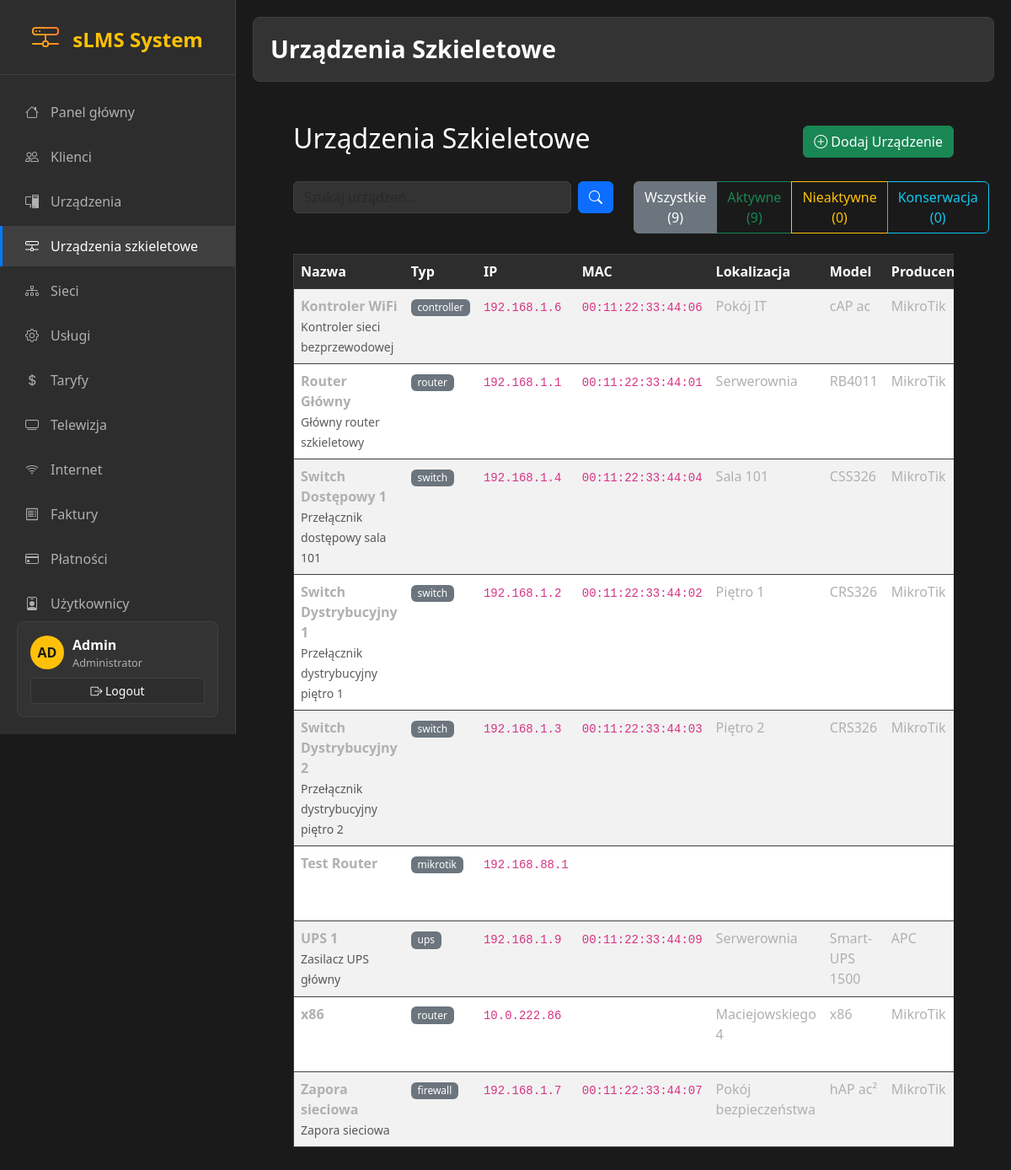
/modules/skeleton_devices.php, run on the app's committed database.
### tables this page shows
CREATE TABLE `menu_items` (
  `id` int(11) NOT NULL AUTO_INCREMENT,
  `label` varchar(100) NOT NULL,
  `url` varchar(255) DEFAULT NULL,
  `icon` varchar(50) DEFAULT 'bi-circle',
  `type` enum('link','script') DEFAULT 'link',
  `script` text DEFAULT NULL,
  `parent_id` int(11) DEFAULT NULL,
  `position` int(11) DEFAULT 0,
  `enabled` tinyint(1) DEFAULT 1,
  `options` text DEFAULT NULL,
  PRIMARY KEY (`id`),
  KEY `idx_menu_position` (`position`),
  KEY `idx_menu_enabled` (`enabled`),
  KEY `idx_menu_parent` (`parent_id`),
  CONSTRAINT `menu_items_ibfk_1` FOREIGN KEY (`parent_id`) REFERENCES `menu_items` (`id`) ON DELETE CASCADE
);

CREATE TABLE `skeleton_devices` (
  `id` int(11) NOT NULL AUTO_INCREMENT,
  `name` varchar(255) NOT NULL,
  `type` varchar(100) NOT NULL,
  `ip_address` varchar(45) DEFAULT NULL,
  `mac_address` varchar(17) DEFAULT NULL,
  `location` varchar(255) DEFAULT NULL,
  `model` varchar(255) DEFAULT NULL,
  `manufacturer` varchar(255) DEFAULT NULL,
  `status` enum('active','inactive','maintenance') DEFAULT 'active',
  `description` text DEFAULT NULL,
  `created_at` timestamp NULL DEFAULT current_timestamp(),
  `updated_at` timestamp NULL DEFAULT current_timestamp() ON UPDATE current_timestamp(),
  `api_username` varchar(100) DEFAULT NULL,
  `api_password` varchar(255) DEFAULT NULL,
  `api_port` int(11) DEFAULT 8728,
  `api_ssl` tinyint(1) DEFAULT 0,
  PRIMARY KEY (`id`),
  UNIQUE KEY `ip_address` (`ip_address`),
  UNIQUE KEY `mac_address` (`mac_address`)
);

### config.php (called while the page is built, shortened)
<?php
function base_url($path = '') {
    if (isset($_SERVER['SCRIPT_NAME']) && $_SERVER['SCRIPT_NAME'] !== 'Standard input code') {
        $script_path = $_SERVER['SCRIPT_NAME'];
        $root_dir = '';
        if (strpos($script_path, '/modules/') !== false || strpos($script_path, 'modules/') !== false) {
            $root_dir = dirname(dirname($script_path));
        } else {
            $root_dir = dirname($script_path);
        }
        $root_dir = rtrim($root_dir, '/');
        return $root_dir . '/' . ltrim($path, '/');
    } else {
        return '/' . ltrim($path, '/');
    }
}
?>

### modules/helpers/database_helper.php (called while the page is built, shortened)
<?php
require_once __DIR__ . '/../../config.php';
function get_menu_items_from_database() {
    try {
        $pdo = get_pdo();
        $stmt = $pdo->prepare("
            SELECT id, label, url, icon, type, parent_id, position, enabled, options
            FROM menu_items
            WHERE enabled = 1
            ORDER BY position ASC, id ASC
        ");
        $stmt->execute();
        $all_items = $stmt->fetchAll(PDO::FETCH_ASSOC);
        $menu_tree = [];
        $children = [];
        foreach ($all_items as $item) {
            if ($item['parent_id'] === null || $item['parent_id'] == 0) {
                $menu_tree[] = $item;
            } else {
                $children[$item['parent_id']][] = $item;
            }
        }
        return $menu_tree;
    } catch (PDOException $e) {
        error_log("Error fetching menu items: " . $e->getMessage());
        return [];
    }
}
?>

### modules/helpers/auth_helper.php (called while the page is built, shortened)
<?php
function is_logged_in() {
    return isset($_SESSION['user_id']) && !empty($_SESSION['user_id']);
}
function get_current_user_info() {
    if (!is_logged_in()) {
        return null;
    }
}
?>

### modules/skeleton_devices.php (the view, shortened to what this page needs)
<?php
require_once __DIR__ . '/../config.php';
$pageTitle = 'Urządzenia Szkieletowe';
$pdo = get_pdo();
$search = $_GET['search'] ?? '';
$status_filter = $_GET['status'] ?? '';
$where_conditions = [];
$params = [];
$where_clause = $where_conditions ? 'WHERE ' . implode(' AND ', $where_conditions) : '';
$stmt = $pdo->prepare("
    SELECT * FROM skeleton_devices
    $where_clause
    ORDER BY name ASC
");
$stmt->execute($params);
$devices = $stmt->fetchAll(PDO::FETCH_ASSOC);
$status_counts = $pdo->query("
    SELECT status, COUNT(*) as count
    FROM skeleton_devices
    GROUP BY status
")->fetchAll(PDO::FETCH_KEY_PAIR);
?>
<div class="container">
  <div class="lms-card p-4 mt-4">
    <div class="d-flex justify-content-between align-items-center mb-4">
      <h2 class="lms-accent">Urządzenia Szkieletowe</h2>
      <a href="<?= base_url('modules/add_skeleton_device.php') ?>" class="btn btn-success">
        <i class="bi bi-plus-circle"></i> Dodaj Urządzenie
      </a>
    </div>
    <div class="row mb-4">
      <div class="col-md-6">
        <form method="get" class="d-flex">
          <input type="text" name="search" class="form-control me-2" placeholder="Szukaj urządzeń..." value="<?= htmlspecialchars($search) ?>">
          <button type="submit" class="btn btn-primary">
            <i class="bi bi-search"></i>
          </button>
        </form>
      </div>
      <div class="col-md-6">
        <div class="btn-group" role="group">
          <a href="?<?= $search ? 'search=' . urlencode($search) . '&' : '' ?>" class="btn btn-outline-secondary <?= !$status_filter ? 'active' : '' ?>">
            Wszystkie (<?= array_sum($status_counts) ?>)
          </a>
          <a href="?status=active<?= $search ? '&search=' . urlencode($search) : '' ?>" class="btn btn-outline-success <?= $status_filter === 'active' ? 'active' : '' ?>">
            Aktywne (<?= $status_counts['active'] ?? 0 ?>)
          </a>
          <a href="?status=inactive<?= $search ? '&search=' . urlencode($search) : '' ?>" class="btn btn-outline-warning <?= $status_filter === 'inactive' ? 'active' : '' ?>">
            Nieaktywne (<?= $status_counts['inactive'] ?? 0 ?>)
          </a>
          <a href="?status=maintenance<?= $search ? '&search=' . urlencode($search) : '' ?>" class="btn btn-outline-info <?= $status_filter === 'maintenance' ? 'active' : '' ?>">
            Konserwacja (<?= $status_counts['maintenance'] ?? 0 ?>)
          </a>
        </div>
      </div>
    </div>
    <div class="table-responsive">
      <table class="table table-striped table-hover">
        <thead class="table-dark">
          <tr>
            <th>Nazwa</th>
            <th>Typ</th>
            <th>IP</th>
            <th>MAC</th>
            <th>Lokalizacja</th>
            <th>Model</th>
            <th>Producent</th>
          </tr>
        </thead>
        <tbody>
          <?php foreach ($devices as $device): ?>
            <tr>
              <td>
                <strong><?= htmlspecialchars($device['name']) ?></strong>
                <?php if ($device['description']): ?>
                  <br><small class="text-muted"><?= htmlspecialchars($device['description']) ?></small>
                <?php endif; ?>
              </td>
              <td>
                <span class="badge bg-secondary"><?= htmlspecialchars($device['type']) ?></span>
              </td>
              <td>
                <code><?= htmlspecialchars($device['ip_address']) ?></code>
              </td>
              <td>
                <code><?= htmlspecialchars($device['mac_address']) ?></code>
              </td>
              <td><?= htmlspecialchars($device['location']) ?></td>
              <td><?= htmlspecialchars($device['model']) ?></td>
              <td><?= htmlspecialchars($device['manufacturer']) ?></td>
            </tr>
          <?php endforeach; ?>
        </tbody>
      </table>
    </div>
  </div>
</div>
<?php
$content = ob_get_clean();
include __DIR__ . '/../partials/layout.php';
?>

### partials/layout.php (shortened to what this page needs)
<?php
require_once __DIR__ . '/../config.php';
require_once __DIR__ . '/../modules/helpers/database_helper.php';
require_once __DIR__ . '/../modules/helpers/auth_helper.php';
?>
<!DOCTYPE html>
<html lang="pl">
<head>
  <link href="https://cdn.jsdelivr.net/npm/bootstrap@5.3.0/dist/css/bootstrap.min.css" rel="stylesheet">
  <link href="https://cdn.jsdelivr.net/npm/bootstrap-icons@1.10.0/font/bootstrap-icons.css" rel="stylesheet">
  <link href="<?= base_url('assets/style.css') ?>" rel="stylesheet">
  <link href="<?= base_url('assets/tooltip-system.css') ?>" rel="stylesheet">
</head>
<body>
  <nav class="dark-sidebar">
    <div class="logo-section">
      <a href="<?= base_url('index.php') ?>" class="logo">
        <i class="bi bi-hdd-network logo-icon"></i>
        sLMS System
      </a>
    </div>
    <div class="nav-menu">
      <?php
      $menu_items = get_menu_items_from_database();
      if (!empty($menu_items)) {
        foreach ($menu_items as $item) {
          $has_children = !empty($item['children']);
          $is_active = false;
          $item_id = 'menu-' . $item['id'];
          if (strpos($_SERVER['PHP_SELF'], $item['url']) !== false) {
            $is_active = true;
          }
          echo '<div class="nav-item">';
          if ($has_children) {
            echo '<a class="nav-link ' . ($is_active ? 'active' : '') . '" href="#" onclick="toggleSubmenu(\'' . $item_id . '\')">';
            echo '<i class="bi ' . ($item['icon'] ?? 'bi-circle') . '"></i>';
            echo htmlspecialchars($item['label']);
            echo '<i class="bi bi-chevron-down ms-auto" id="chevron-' . $item_id . '"></i>';
          echo '</a>';
            echo '<div class="submenu" id="' . $item_id . '" style="display: none;">';
            foreach ($item['children'] as $child) {
              $child_active = (strpos($_SERVER['PHP_SELF'], $child['url']) !== false) ? 'active' : '';
              $icon = $child['icon'] ?? 'bi-circle';
              echo '<a class="nav-link ' . $child_active . '" href="' . base_url($child['url']) . '">';
              echo '<i class="bi ' . $icon . '"></i>';
              echo htmlspecialchars($child['label']);
              echo '</a>';
            }
            echo '</div>';
          } else {
            echo '<a class="nav-link ' . ($is_active ? 'active' : '') . '" href="' . base_url($item['url']) . '">';
            echo '<i class="bi ' . ($item['icon'] ?? 'bi-circle') . '"></i>';
            echo htmlspecialchars($item['label']);
            echo '</a>';
          }
          echo '</div>';
        }
      }
      ?>
    </div>
    <div class="user-profile">
      <div class="d-flex align-items-center">
        <div class="user-avatar">
          <?php
          $user_info = get_current_user_info();
          $initials = substr($user_info['username'] ?? 'AD', 0, 2);
          echo strtoupper($initials);
          ?>
        </div>
        <div class="user-info">
          <p class="user-name"><?= htmlspecialchars($user_info['username'] ?? 'Admin') ?></p>
          <p class="user-role"><?= htmlspecialchars($user_info['role'] ?? 'Administrator') ?></p>
        </div>
      </div>
      <div class="mt-2">
        <a href="<?= base_url('modules/logout.php') ?>" class="btn btn-sm btn-dark-custom w-100">
          <i class="bi bi-box-arrow-right"></i> Logout
        </a>
      </div>
    </div>
  </nav>
  <main class="dark-main-content">
    <div class="page-header">
      <h1><?= htmlspecialchars($pageTitle ?? 'sLMS Dashboard') ?></h1>
    </div>
    <div class="container-fluid mt-4">
        <?php if (!empty($content)): ?>
            <?= $content ?>
        <?php else: ?>
            <div class="alert alert-info">No content to display. Please check if the module is correctly generating content.</div>
        <?php endif; ?>
    </div>
  </main>
</body>
</html>

### assets/style.css (style rules this page uses)
:root { --dark-bg: #1a1a1a; --dark-sidebar: #2d2d2d; --dark-card: #333333; --dark-border: #404040; --dark-text: #ffffff; --dark-text-muted: #b0b0b0; --dark-hover: #404040; --dark-active: #007bff; --dark-accent: #ffc107; --dark-danger: #dc3545; --dark-success: #28a745; --dark-warning: #ffc107; --dark-info: #17a2b8; }
body { background-color: var(--dark-bg) !important; color: var(--dark-text) !important; }
.table { background: var(--dark-card); color: var(--dark-text); border: 1px solid var(--dark-border); }
.table th { background: var(--dark-sidebar); border-color: var(--dark-border); color: var(--dark-text); font-weight: 600; }
.table td { border-color: var(--dark-border); color: var(--dark-text-muted); }
.table-striped > tbody > tr:nth-of-type(odd) { background-color: rgba(255, 255, 255, 0.02); }
.form-control { background: var(--dark-card); border: 1px solid var(--dark-border); color: var(--dark-text); }
.btn-outline-secondary { color: var(--dark-text-muted); border-color: var(--dark-border); }
.badge { font-weight: 500; }
.btn-dark-custom { background: var(--dark-sidebar); border: 1px solid var(--dark-border); color: var(--dark-text); }

### assets/tooltip-system.css (style rules this page uses)
.tooltip-enabled { position: relative; cursor: help; }

### partials/layout.php (style rules this page uses)
:root { --dark-bg: #1a1a1a; --dark-sidebar: #2d2d2d; --dark-card: #333333; --dark-border: #404040; --dark-text: #ffffff; --dark-text-muted: #b0b0b0; --dark-hover: #404040; --dark-active: #007bff; --dark-accent: #ffc107; --dark-danger: #dc3545; --dark-success: #28a745; --dark-warning: #ffc107; --dark-info: #17a2b8; --dark-font: 'Segoe UI', Tahoma, Geneva, Verdana, sans-serif; }
body { background-color: var(--dark-bg); color: var(--dark-text); font-family: var(--dark-font); margin: 0; padding: 0; min-height: 100vh; }
.dark-sidebar { background: var(--dark-sidebar); min-height: 100vh; width: 280px; position: fixed; left: 0; top: 0; z-index: 1000; border-right: 1px solid var(--dark-border); overflow-y: auto; }
.dark-sidebar .logo-section { padding: 20px; border-bottom: 1px solid var(--dark-border); text-align: center; }
.dark-sidebar .logo-section .logo { font-size: 1.5rem; font-weight: bold; color: var(--dark-accent); text-decoration: none; }
.dark-sidebar .logo-section .logo-icon { font-size: 2rem; margin-right: 10px; background: linear-gradient(45deg, var(--dark-accent), #ff6b35); -webkit-background-clip: text; -webkit-text-fill-color: transparent; }
.dark-sidebar .nav-menu { padding: 20px 0; }
.dark-sidebar .nav-item { margin-bottom: 5px; }
.dark-sidebar .nav-link { color: var(--dark-text-muted); padding: 12px 25px; display: flex; align-items: center; text-decoration: none; transition: all 0.3s ease; border-left: 3px solid transparent; }
.dark-sidebar .nav-link.active { background-color: var(--dark-hover); color: var(--dark-text); border-left-color: var(--dark-active); }
.dark-sidebar .nav-link i { margin-right: 12px; width: 20px; text-align: center; }
.dark-main-content { margin-left: 280px; padding: 20px; min-height: 100vh; background: var(--dark-bg); }
.btn-dark-custom { background: var(--dark-sidebar); border: 1px solid var(--dark-border); color: var(--dark-text); }
.user-profile { position: absolute; bottom: 20px; left: 20px; right: 20px; padding: 15px; background: var(--dark-card); border-radius: 8px; border: 1px solid var(--dark-border); }
.user-profile .user-avatar { width: 40px; height: 40px; border-radius: 50%; background: var(--dark-accent); display: flex; align-items: center; justify-content: center; color: var(--dark-bg); font-weight: bold; margin-right: 10px; }
.user-profile .user-info { flex: 1; }
.user-profile .user-name { color: var(--dark-text); font-weight: 600; margin: 0; }
.user-profile .user-role { color: var(--dark-text-muted); font-size: 0.8rem; margin: 0; }
.page-header { background: var(--dark-card); padding: 20px; border-radius: 8px; margin-bottom: 20px; border: 1px solid var(--dark-border); }
.page-header h1 { color: var(--dark-text); margin: 0; font-size: 1.8rem; font-weight: 600; }

### data on the page
menu_items: label "Panel główny"
menu_items: label "Klienci"
menu_items: label "Urządzenia"
menu_items: label "Urządzenia szkieletowe"
menu_items: label "Sieci"
menu_items: label "Usługi"
menu_items: label "Taryfy"
menu_items: label "Telewizja"
menu_items: label "Internet"
menu_items: label "Faktury"
menu_items: label "Płatności"
menu_items: label "Użytkownicy"
skeleton_devices: name "Kontroler WiFi", description "Kontroler sieci bezprzewodowej", type "controller", ip_address "192.168.1.6", mac_address "00:11:22:33:44:06", location "Pokój IT", model "cAP ac", manufacturer "MikroTik"
skeleton_devices: name "Router Główny", description "Główny router szkieletowy", type "router", ip_address "192.168.1.1", mac_address "00:11:22:33:44:01", location "Serwerownia", model "RB4011", manufacturer "MikroTik"
skeleton_devices: name "Switch Dostępowy 1", description "Przełącznik dostępowy sala 101", type "switch", ip_address "192.168.1.4", mac_address "00:11:22:33:44:04", location "Sala 101", model "CSS326", manufacturer "MikroTik"
skeleton_devices: name "Switch Dystrybucyjny 1", description "Przełącznik dystrybucyjny piętro 1", type "switch", ip_address "192.168.1.2", mac_address "00:11:22:33:44:02", location "Piętro 1", model "CRS326", manufacturer "MikroTik"
skeleton_devices: name "Switch Dystrybucyjny 2", description "Przełącznik dystrybucyjny piętro 2", type "switch", ip_address "192.168.1.3", mac_address "00:11:22:33:44:03", location "Piętro 2", model "CRS326", manufacturer "MikroTik"
skeleton_devices: name "Test Router", type "mikrotik", ip_address "192.168.88.1"
skeleton_devices: name "UPS 1", description "Zasilacz UPS główny", type "ups", ip_address "192.168.1.9", mac_address "00:11:22:33:44:09", location "Serwerownia", model "Smart-UPS 1500", manufacturer "APC"
skeleton_devices: name "x86", type "router", ip_address "10.0.222.86", location "Maciejowskiego 4", model "x86", manufacturer "MikroTik"
skeleton_devices: name "Zapora sieciowa", description "Zapora sieciowa", type "firewall", ip_address "192.168.1.7", mac_address "00:11:22:33:44:07", location "Pokój bezpieczeństwa", model "hAP ac²", manufacturer "MikroTik"

### other printed values
$initials "AD"
$user_info['username'] "Admin"
$user_info['role'] "Administrator"
$pageTitle "Urządzenia Szkieletowe"
array_sum($status_counts) "9"
$status_counts['active'] "9"
$status_counts['inactive'] "0"
$status_counts['maintenance'] "0"
